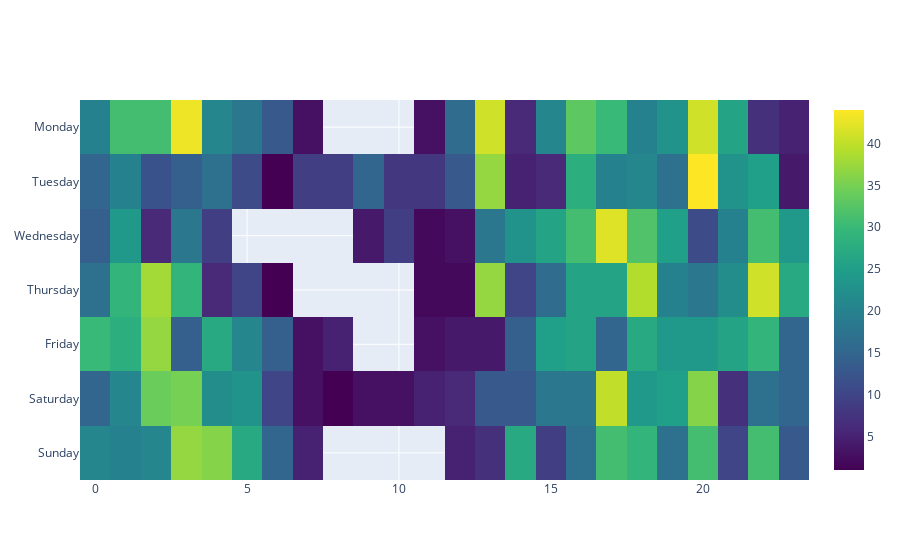

Notebook code cell kept with this figure:
### Code cell
fig = go.Figure(go.Heatmap(y = df_2['weekday'],x = df_2['hour'], z = df_2['text'], colorscale = 'viridis'))

fig.show('png');

### Figure 1 — Plotly figure (JSON) as saved in the notebook; plotly's stock layout.template omitted (floating-point values rounded to 4 significant figures; data arrays with more than 128 entries replaced by an {"elided": "..."} marker saying what was removed)
{"data": [{"colorscale": [[0, "#440154"], [0.1111, "#482878"], [0.2222, "#3e4989"], [0.3333, "#31688e"], [0.4444, "#26828e"], [0.5556, "#1f9e89"], [0.6667, "#35b779"], [0.7778, "#6ece58"], [0.8889, "#b5de2b"], [1, "#fde725"]], "type": "heatmap", "x": {"elided": "151 int values"}, "y": {"elided": "151 str values"}, "z": {"elided": "151 int values"}}], "layout": {}}
